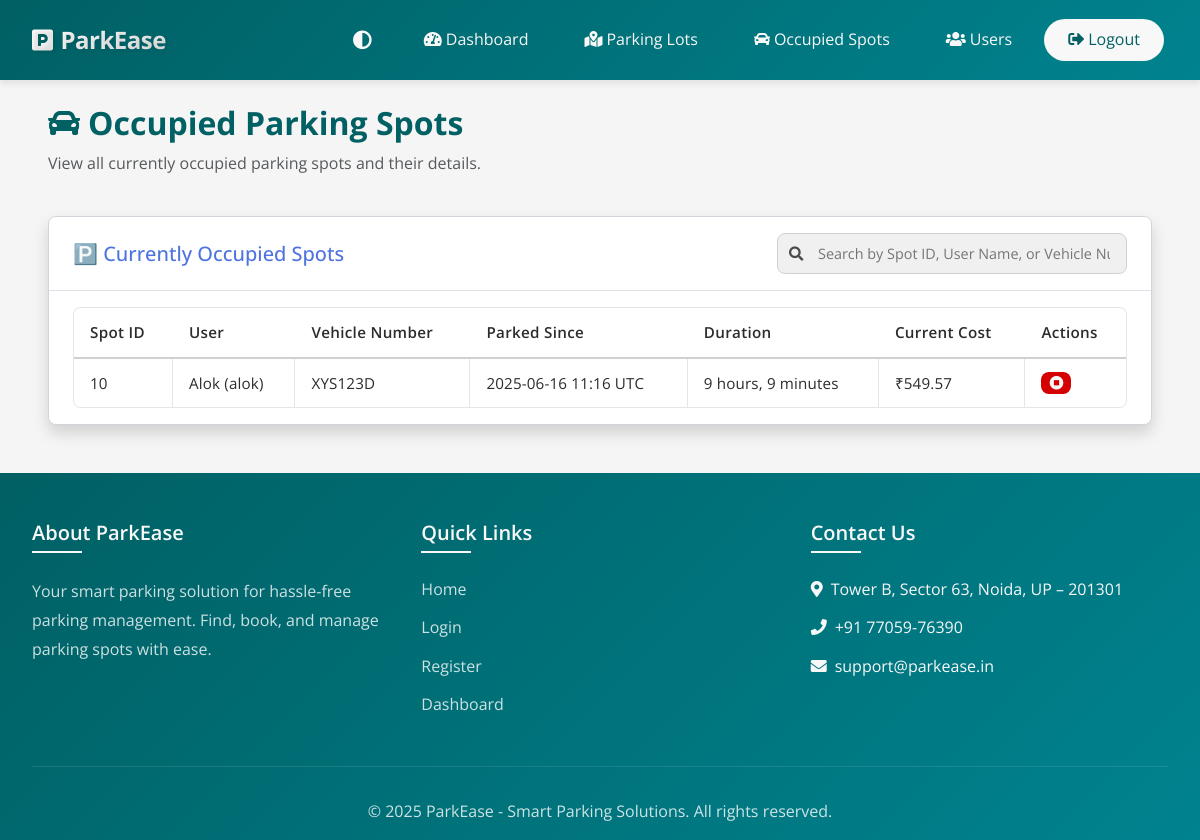
The app's page /admin/occupied_spots (signed in), older data.
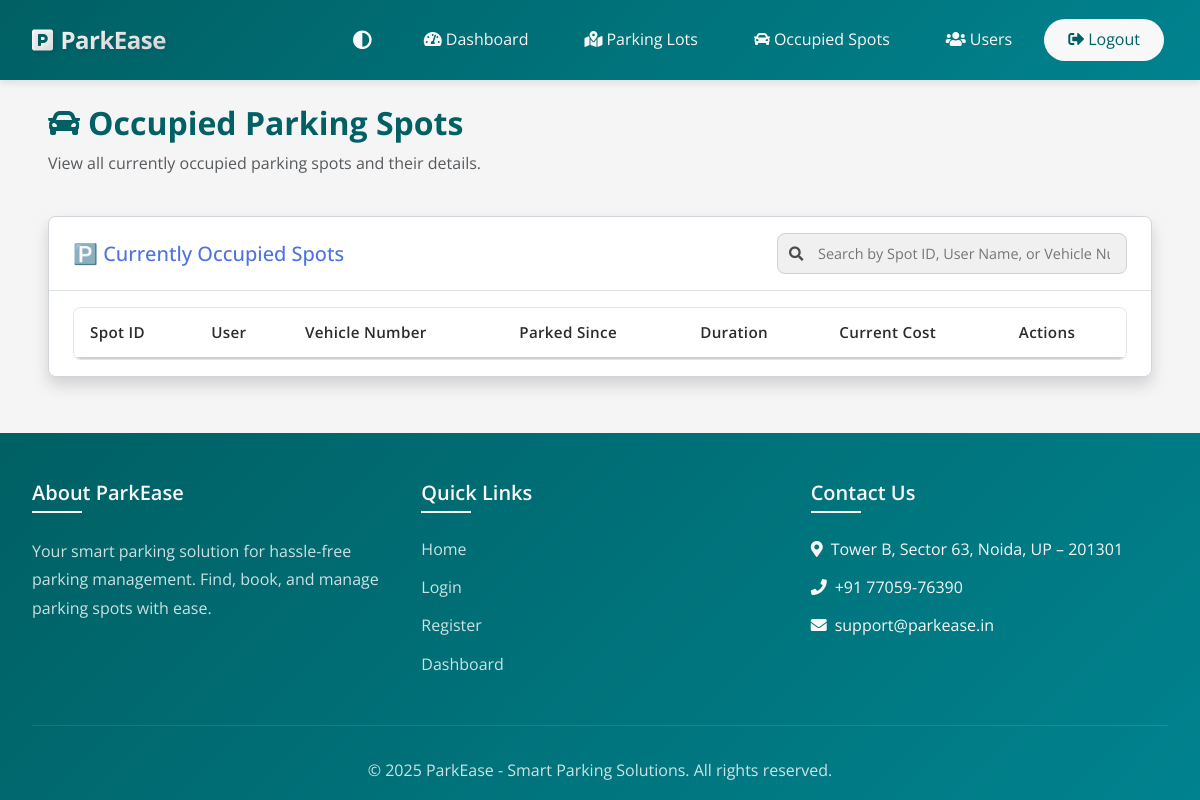
The same page, newer data.
### models.py (models this page shows, shortened)
class ParkingSpot(db.Model):
    __tablename__ = 'parking_spots'
    id = db.Column(db.Integer, primary_key=True)
    lot_id = db.Column(db.Integer, db.ForeignKey('parking_lots.id'), nullable=False)
    status = db.Column(db.String(1), nullable=False, default='A')  # A = Available, O = Occupied
    reservations = db.relationship('Reservation', backref='parking_spot', lazy=True)

class User(UserMixin, db.Model):
    __tablename__ = 'users'
    id = db.Column(db.Integer, primary_key=True)
    username = db.Column(db.String(80), unique=True, nullable=False)
    email = db.Column(db.String(120), unique=True, nullable=False)
    password_hash = db.Column(db.String(128))
    name = db.Column(db.String(100), nullable=False)
    address = db.Column(db.String(200), nullable=False)
    pincode = db.Column(db.String(10), nullable=False)
    created_at = db.Column(db.DateTime, default=datetime.utcnow)
    user_type = db.Column(db.String(20), default='user')
    reservations = db.relationship('Reservation', backref='user', lazy=True)

class Reservation(db.Model):
    __tablename__ = 'reservations'
    id = db.Column(db.Integer, primary_key=True)
    spot_id = db.Column(db.Integer, db.ForeignKey('parking_spots.id'), nullable=False)
    user_id = db.Column(db.Integer, db.ForeignKey('users.id'), nullable=False)
    vehicle_number = db.Column(db.String(20), nullable=False)
    parking_timestamp = db.Column(db.DateTime, nullable=False, default=datetime.utcnow)
    expected_end_time = db.Column(db.DateTime, nullable=True)
    leaving_timestamp = db.Column(db.DateTime, nullable=True)
    parking_cost = db.Column(db.Float, nullable=True)
    payment_status = db.Column(db.String(20), nullable=True)
    payment_mode = db.Column(db.String(20), nullable=True)
    payment_time = db.Column(db.DateTime, nullable=True)
    force_released = db.Column(db.Boolean, nullable=True, default=False)

class ParkingLot(db.Model):
    __tablename__ = 'parking_lots'
    id = db.Column(db.Integer, primary_key=True)
    prime_location_name = db.Column(db.String(100), nullable=False)
    price = db.Column(db.Float, nullable=False)  # Price per hour
    address = db.Column(db.String(200), nullable=False)
    pincode = db.Column(db.Integer, nullable=False)
    max_spots = db.Column(db.Integer, nullable=False)
    created_at = db.Column(db.DateTime, default=datetime.utcnow)
    spots = db.relationship('ParkingSpot', backref='parking_lot', lazy=True, cascade='all, delete-orphan')

### app.py (the view)
@app.route('/admin/occupied_spots')
@login_required
def admin_occupied_spots():
    if session.get('user_type') != 'admin':
        flash('Access denied', 'danger')
        return redirect(url_for('index'))
    try:
        now = datetime.utcnow()
        occupied_spots = db.session.query(
            ParkingSpot, ParkingLot, Reservation, User
        ).join(
            ParkingLot, ParkingSpot.lot_id == ParkingLot.id
        ).join(
            Reservation, ParkingSpot.id == Reservation.spot_id
        ).join(
            User, Reservation.user_id == User.id
        ).filter(
            ParkingSpot.status == 'O',
            Reservation.leaving_timestamp.is_(None)
        ).all() or []
        return render_template('admin_occupied_spots.html', occupied_spots=occupied_spots, now=now)
    except Exception as e:
        app.logger.error(f"Error in admin occupied spots: {str(e)}")
        flash('An error occurred while loading occupied spots. Please try again.', 'danger')
        return redirect(url_for('admin_dashboard'))

### app.py (called while the page is built)
@login_manager.user_loader
def load_user(user_id):
    if session.get('user_type') == 'admin':
        return Admin.query.get(int(user_id))
    return User.query.get(int(user_id))

### templates/admin_occupied_spots.html (shortened to what the changed rows need)
{% extends 'base.html' %}
{% block content %}
<div class="container-fluid px-4 px-md-5 py-4">
    <div class="row mb-4">
        <div class="col-12">
            <h2 class="fw-bold mb-2" style="color: var(--primary-color);">
                <i class="fas fa-car me-2"></i>Occupied Parking Spots
            </h2>
        </div>
    </div>
    <div class="row">
        <div class="col-12">
            <div class="card bg-white dark-mode-card rounded shadow">
                <div class="card-body">
                    <div class="table-responsive">
                        <table class="table admin-table" id="dataTable" width="100%" cellspacing="0">
                            <thead>
                                <tr>
                                    <th class="dark-mode-text">Spot ID</th>
                                    <th class="dark-mode-text">User</th>
                                    <th class="dark-mode-text">Vehicle Number</th>
                                    <th class="dark-mode-text">Parked Since</th>
                                    <th class="dark-mode-text">Duration</th>
                                    <th class="dark-mode-text">Current Cost</th>
                                    <th class="dark-mode-text">Actions</th>
                                </tr>
                            </thead>
                            <tbody>
                                {% for spot, lot, reservation, user in occupied_spots %}
                                <tr>
                                    <td class="dark-mode-text">{{ spot.id }}</td>
                                    <td class="dark-mode-text">{{ user.name }} ({{ user.username }})</td>
                                    <td class="dark-mode-text">{{ reservation.vehicle_number if reservation.vehicle_number else 'N/A' }}</td>
                                    <td class="dark-mode-text">{{ reservation.parking_timestamp.strftime('%Y-%m-%d %H:%M') }} UTC</td>
                                    <td class="dark-mode-text">
                                        {% set duration = (now - reservation.parking_timestamp).total_seconds() // 60 %}
                                        {% if duration < 60 %}
                                            {{ duration|int }} minutes
                                        {% else %}
                                            {{ (duration // 60)|int }} hours, {{ (duration % 60)|int }} minutes
                                        {% endif %}
                                    </td>
                                    <td class="dark-mode-text">
                                        {% set hours = (now - reservation.parking_timestamp).total_seconds() / 3600 %}
                                        ₹{{ "%.2f"|format(hours * lot.price) }}
                                    </td>
                                    <td>
                                        <div class="action-buttons">
                                            <button type="button" class="btn btn-sm btn-danger btn-action"
                                                    data-bs-toggle="modal"
                                                    data-bs-target="#endReservationModal{{ spot.id }}"
                                                    title="End Reservation">
                                                <i class="fas fa-stop-circle"></i>
                                            </button>
                                        </div>
                                    </td>
                                </tr>
                                {% endfor %}
                            </tbody>
                        </table>
                    </div>
                </div>
            </div>
        </div>
    </div>
</div>
{% endblock %}

Row changes from the older to the newer data that the page shows:
no longer on this page (row edited): ParkingSpot: id "10", name "Alok", username "alok", vehicle_number "XYS123D", parking_timestamp "2025-06-16 11:16"
no longer on this page (row unchanged): ParkingLot: hours*lot.price "549.57"
